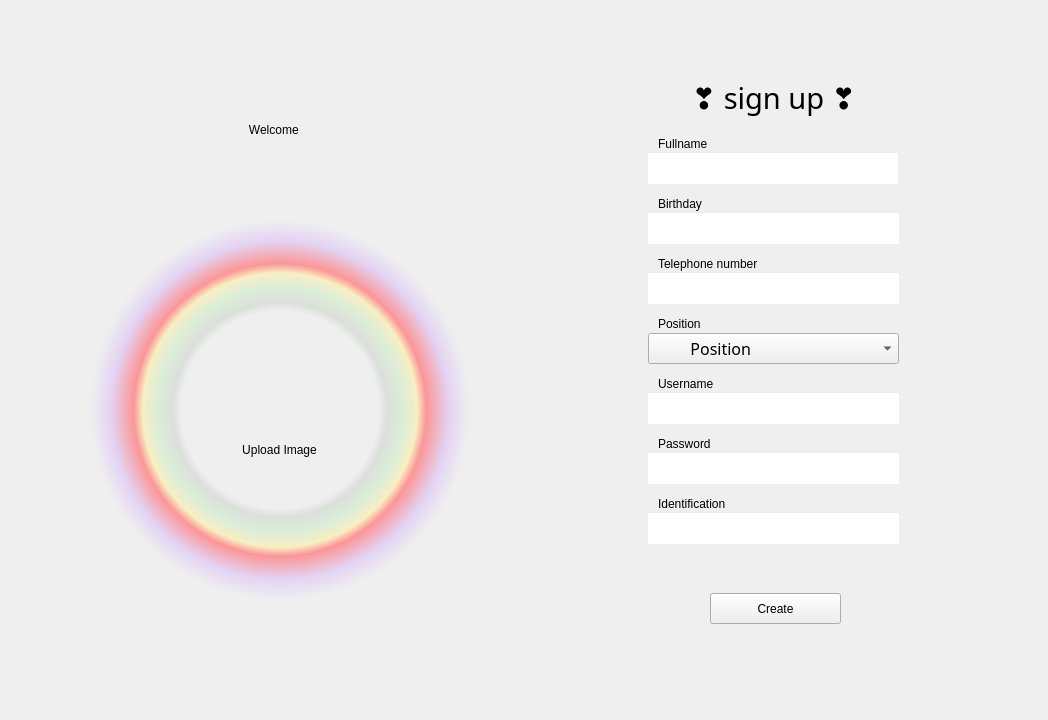
        <widget class="QWidget" name="main_screen" native="true">
         <property name="sizePolicy">
          <sizepolicy hsizetype="Expanding" vsizetype="Expanding">
           <horstretch>0</horstretch>
           <verstretch>0</verstretch>
          </sizepolicy>
         </property>
         <layout class="QHBoxLayout" name="horizontalLayout_4">
          <property name="spacing">
           <number>0</number>
          </property>
          <property name="leftMargin">
           <number>0</number>
          </property>
          <property name="topMargin">
           <number>0</number>
          </property>
          <property name="rightMargin">
           <number>0</number>
          </property>
          <property name="bottomMargin">
           <number>0</number>
          </property>
          <item>
           <spacer name="horizontalSpacer">
            <property name="orientation">
             <enum>Qt::Horizontal</enum>
            </property>
            <property name="sizeHint" stdset="0">
             <size>
              <width>40</width>
              <height>20</height>
             </size>
            </property>
           </spacer>
          </item>
          <item>
           <widget class="QWidget" name="widget_left" native="true">
            <property name="minimumSize">
             <size>
              <width>500</width>
              <height>0</height>
             </size>
            </property>
            <layout class="QVBoxLayout" name="verticalLayout_7">
             <property name="spacing">
              <number>0</number>
             </property>
             <property name="leftMargin">
              <number>0</number>
             </property>
             <property name="topMargin">
              <number>0</number>
             </property>
             <property name="rightMargin">
              <number>0</number>
             </property>
             <property name="bottomMargin">
              <number>0</number>
             </property>
             <item>
              <spacer name="verticalSpacer_3">
               <property name="orientation">
                <enum>Qt::Vertical</enum>
               </property>
               <property name="sizeHint" stdset="0">
                <size>
                 <width>20</width>
                 <height>40</height>
                </size>
               </property>
              </spacer>
             </item>
             <item>
              <widget class="QWidget" name="widget_2" native="true">
               <property name="minimumSize">
                <size>
                 <width>0</width>
                 <height>640</height>
                </size>
               </property>
               <widget class="QPushButton" name="upload_btn">
                <property name="geometry">
                 <rect>
                  <x>100</x>
                  <y>230</y>
                  <width>280</width>
                  <height>280</height>
                 </rect>
                </property>
                <property name="styleSheet">
                 <string notr="true">border-width: 3px;
border-radius: 140px;
border-color: rgb(0, 0, 127,0);
border-style: solid;</string>
                </property>
                <property name="text">
                 <string/>
                </property>
                <property name="icon">
                 <iconset>
                  <normaloff>../icons/upload-white.svg</normaloff>../icons/upload-white.svg</iconset>
                </property>
                <property name="iconSize">
                 <size>
                  <width>150</width>
                  <height>150</height>
                 </size>
                </property>
               </widget>
               <widget class="QLabel" name="title_left">
                <property name="geometry">
                 <rect>
                  <x>70</x>
                  <y>40</y>
                  <width>331</width>
                  <height>101</height>
                 </rect>
                </property>
                <property name="styleSheet">
                 <string notr="true"/>
                </property>
                <property name="text">
                 <string>&lt;html&gt;&lt;head/&gt;&lt;body&gt;&lt;p align=&quot;center&quot;&gt;Welcome &lt;/p&gt;&lt;/body&gt;&lt;/html&gt;</string>
                </property>
               </widget>
               <widget class="QLabel" name="upload_stt">
                <property name="geometry">
                 <rect>
                  <x>184</x>
                  <y>400</y>
                  <width>111</width>
                  <height>20</height>
                 </rect>
                </property>
                <property name="text">
                 <string>Upload Image</string>
                </property>
                <property name="alignment">
                 <set>Qt::AlignCenter</set>
                </property>
               </widget>
               <widget class="QLabel" name="bg_image">
                <property name="geometry">
                 <rect>
                  <x>50</x>
                  <y>180</y>
                  <width>380</width>
                  <height>380</height>
                 </rect>
                </property>
                <property name="minimumSize">
                 <size>
                  <width>380</width>
                  <height>380</height>
                 </size>
                </property>
                <property name="styleSheet">
                 <string notr="true">background-color: qradialgradient(spread:pad, cx:0.5, cy:0.5, radius:0.5, fx:0.5, fy:0.5, stop:0 rgba(0, 0, 0, 0), stop:0.52 rgba(0, 0, 0, 0), stop:0.565 rgba(82, 121, 76, 33), stop:0.65 rgba(159, 235, 148, 64), stop:0.721925 rgba(255, 238, 150, 129), stop:0.77 rgba(255, 128, 128, 204), stop:0.89 rgba(191, 128, 255, 64), stop:1 rgba(0, 0, 0, 0))</string>
                </property>
                <property name="text">
                 <string/>
                </property>
               </widget>
               <zorder>upload_stt</zorder>
               <zorder>bg_image</zorder>
               <zorder>upload_btn</zorder>
               <zorder>title_left</zorder>
              </widget>
             </item>
             <item>
              <spacer name="verticalSpacer_2">
               <property name="orientation">
                <enum>Qt::Vertical</enum>
               </property>
               <property name="sizeHint" stdset="0">
                <size>
                 <width>20</width>
                 <height>40</height>
                </size>
               </property>
              </spacer>
             </item>
            </layout>
           </widget>
          </item>
          <item>
           <widget class="QWidget" name="widget_right" native="true">
            <layout class="QHBoxLayout" name="horizontalLayout_5">
             <property name="leftMargin">
              <number>0</number>
             </property>
             <property name="topMargin">
              <number>0</number>
             </property>
             <property name="rightMargin">
              <number>0</number>
             </property>
             <property name="bottomMargin">
              <number>0</number>
             </property>
             <item>
              <widget class="QWidget" name="widget" native="true">
               <layout class="QVBoxLayout" name="verticalLayout_4">
                <item>
                 <widget class="QWidget" name="widget_bg" native="true">
                  <property name="minimumSize">
                   <size>
                    <width>450</width>
                    <height>600</height>
                   </size>
                  </property>
                  <property name="maximumSize">
                   <size>
                    <width>450</width>
                    <height>600</height>
                   </size>
                  </property>
                  <layout class="QVBoxLayout" name="verticalLayout_5">
                   <item alignment="Qt::AlignTop">
                    <widget class="QWidget" name="widget_top" native="true">
                     <layout class="QVBoxLayout" name="verticalLayout_6">
                      <item>
                       <widget class="QLabel" name="title_right">
                        <property name="font">
                         <font>
                          <family>Comfortaa</family>
                          <pointsize>22</pointsize>
                          <weight>50</weight>
                          <italic>false</italic>
                          <bold>false</bold>
                         </font>
                        </property>
                        <property name="styleSheet">
                         <string notr="true"/>
                        </property>
                        <property name="text">
                         <string>❣ sign up ❣</string>
                        </property>
                        <property name="alignment">
                         <set>Qt::AlignCenter</set>
                        </property>
                       </widget>
                      </item>
                     </layout>
                    </widget>
                   </item>
                   <item>
                    <widget class="QWidget" name="widget_main" native="true">
                     <property name="sizePolicy">
                      <sizepolicy hsizetype="Preferred" vsizetype="Expanding">
                       <horstretch>0</horstretch>
                       <verstretch>0</verstretch>
                      </sizepolicy>
                     </property>
                     <widget class="QComboBox" name="position">
                      <property name="geometry">
                       <rect>
                        <x>90</x>
                        <y>200</y>
                        <width>251</width>
                        <height>31</height>
                       </rect>
                      </property>
                      <property name="font">
                       <font>
                        <family>Comfortaa</family>
                        <pointsize>12</pointsize>
                        <weight>50</weight>
                        <italic>false</italic>
                        <bold>false</bold>
                       </font>
                      </property>
                      <property name="contextMenuPolicy">
                       <enum>Qt::DefaultContextMenu</enum>
                      </property>
                      <property name="layoutDirection">
                       <enum>Qt::LeftToRight</enum>
                      </property>
                      <property name="styleSheet">
                       <string notr="true"/>
                      </property>
                      <item>
                       <property name="text">
                        <string extracomment="hihiiiiiiiiiiiiiiiiiiiiiiii">         Position</string>
                       </property>
                      </item>
                      <item>
                       <property name="text">
                        <string>         Manager</string>
                       </property>
                      </item>
                      <item>
                       <property name="text">
                        <string>         Seller</string>
                       </property>
                      </item>
                      <item>
                       <property name="text">
                        <string>         Server</string>
                       </property>
                      </item>
                     </widget>
                     <widget class="QLineEdit" name="username">
                      <property name="geometry">
                       <rect>
                        <x>90</x>
                        <y>260</y>
                        <width>251</width>
                        <height>31</height>
                       </rect>
                      </property>
                      <property name="font">
                       <font>
                        <family>Comfortaa</family>
                        <pointsize>12</pointsize>
                        <weight>50</weight>
                        <italic>false</italic>
                        <bold>false</bold>
                       </font>
                      </property>
                      <property name="styleSheet">
                       <string notr="true"/>
                      </property>
                      <property name="text">
                       <string/>
                      </property>
                      <property name="frame">
                       <bool>false</bool>
                      </property>
                      <property name="alignment">
                       <set>Qt::AlignCenter</set>
                      </property>
                     </widget>
                     <widget class="QLineEdit" name="identification">
                      <property name="geometry">
                       <rect>
                        <x>90</x>
                        <y>380</y>
                        <width>251</width>
                        <height>31</height>
                       </rect>
                      </property>
                      <property name="font">
                       <font>
                        <family>Comfortaa</family>
                        <pointsize>12</pointsize>
                        <weight>50</weight>
                        <italic>false</italic>
                        <bold>false</bold>
                       </font>
                      </property>
                      <property name="styleSheet">
                       <string notr="true"/>
                      </property>
                      <property name="text">
                       <string/>
                      </property>
                      <property name="frame">
                       <bool>false</bool>
                      </property>
                      <property name="alignment">
                       <set>Qt::AlignCenter</set>
                      </property>
                     </widget>
                     <widget class="QLabel" name="status">
                      <property name="geometry">
                       <rect>
                        <x>90</x>
                        <y>430</y>
                        <width>251</width>
                        <height>20</height>
                       </rect>
                      </property>
                      <property name="styleSheet">
                       <string notr="true"/>
                      </property>
                      <property name="text">
                       <string/>
                      </property>
                      <property name="alignment">
                       <set>Qt::AlignCenter</set>
                      </property>
                     </widget>
                     <widget class="QLineEdit" name="birthday">
                      <property name="geometry">
                       <rect>
                        <x>90</x>
                        <y>80</y>
                        <width>251</width>
                        <height>31</height>
                       </rect>
                      </property>
                      <property name="font">
                       <font>
                        <family>Comfortaa</family>
                        <pointsize>12</pointsize>
                        <weight>50</weight>
                        <italic>false</italic>
                        <bold>false</bold>
                       </font>
                      </property>
                      <property name="styleSheet">
                       <string notr="true"/>
                      </property>
                      <property name="inputMethodHints">
                       <set>Qt::ImhDate</set>
                      </property>
                      <property name="text">
                       <string/>
                      </property>
                      <property name="frame">
                       <bool>false</bool>
                      </property>
                      <property name="alignment">
                       <set>Qt::AlignCenter</set>
                      </property>
                     </widget>
                     <widget class="QLabel" name="username_s">
                      <property name="geometry">
                       <rect>
                        <x>90</x>
                        <y>260</y>
                        <width>251</width>
                        <height>31</height>
                       </rect>
                      </property>
                      <property name="text">
                       <string>Username</string>
                      </property>
                     </widget>
                     <widget class="QLabel" name="identification_s">
                      <property name="geometry">
                       <rect>
                        <x>90</x>
                        <y>380</y>
                        <width>251</width>
                        <height>31</height>
                       </rect>
                      </property>
                      <property name="text">
                       <string>Identification</string>
                      </property>
                     </widget>
                     <widget class="QLabel" name="password_s">
                      <property name="geometry">
                       <rect>
                        <x>90</x>
                        <y>320</y>
                        <width>251</width>
                        <height>31</height>
                       </rect>
                      </property>
                      <property name="text">
                       <string>Password</string>
                      </property>
                     </widget>
                     <widget class="QLineEdit" name="fullname">
                      <property name="geometry">
                       <rect>
                        <x>90</x>
                        <y>20</y>
                        <width>250</width>
                        <height>31</height>
                       </rect>
                      </property>
                      <property name="font">
                       <font>
                        <family>Comfortaa</family>
                        <pointsize>12</pointsize>
                        <weight>50</weight>
                        <italic>false</italic>
                        <bold>false</bold>
                       </font>
                      </property>
                      <property name="styleSheet">
                       <string notr="true"/>
                      </property>
                      <property name="text">
                       <string/>
                      </property>
                      <property name="frame">
                       <bool>false</bool>
                      </property>
                      <property name="alignment">
                       <set>Qt::AlignCenter</set>
                      </property>
                     </widget>
                     <widget class="QLabel" name="phone_s">
                      <property name="geometry">
                       <rect>
                        <x>90</x>
                        <y>140</y>
                        <width>251</width>
                        <height>31</height>
                       </rect>
                      </property>
                      <property name="text">
                       <string>Telephone number</string>
                      </property>
                     </widget>
                     <widget class="QLineEdit" name="phone">
                      <property name="geometry">
                       <rect>
                        <x>90</x>
                        <y>140</y>
                        <width>251</width>
                        <height>31</height>
                       </rect>
                      </property>
                      <property name="font">
                       <font>
                        <family>Comfortaa</family>
                        <pointsize>12</pointsize>
                        <weight>50</weight>
                        <italic>false</italic>
                        <bold>false</bold>
                       </font>
                      </property>
                      <property name="styleSheet">
                       <string notr="true"/>
                      </property>
                      <property name="text">
                       <string/>
                      </property>
                      <property name="frame">
                       <bool>false</bool>
                      </property>
                      <property name="alignment">
                       <set>Qt::AlignCenter</set>
                      </property>
                     </widget>
                     <widget class="QLineEdit" name="password">
                      <property name="geometry">
                       <rect>
                        <x>90</x>
                        <y>320</y>
                        <width>251</width>
                        <height>31</height>
                       </rect>
                      </property>
                      <property name="font">
                       <font>
                        <family>Comfortaa</family>
                        <pointsize>12</pointsize>
                        <weight>50</weight>
                        <italic>false</italic>
                        <bold>false</bold>
                       </font>
                      </property>
                      <property name="styleSheet">
                       <string notr="true"/>
                      </property>
                      <property name="text">
                       <string/>
                      </property>
                      <property name="frame">
                       <bool>false</bool>
                      </property>
                      <property name="alignment">
                       <set>Qt::AlignCenter</set>
                      </property>
                     </widget>
                     <widget class="QLabel" name="birthday_s">
                      <property name="geometry">
                       <rect>
                        <x>90</x>
                        <y>80</y>
                        <width>251</width>
                        <height>31</height>
                       </rect>
                      </property>
                      <property name="text">
                       <string>Birthday</string>
                      </property>
                     </widget>
                     <widget class="QLabel" name="fullname_s">
                      <property name="geometry">
                       <rect>
                        <x>90</x>
                        <y>20</y>
                        <width>251</width>
                        <height>31</height>
                       </rect>
                      </property>
                      <property name="text">
                       <string>Fullname</string>
                      </property>
                     </widget>
                     <widget class="QPushButton" name="btn_create">
                      <property name="geometry">
                       <rect>
                        <x>152</x>
                        <y>460</y>
                        <width>131</width>
                        <height>31</height>
                       </rect>
                      </property>
                      <property name="styleSheet">
                       <string notr="true"/>
                      </property>
                      <property name="text">
                       <string>Create</string>
                      </property>
                     </widget>
                     <widget class="QLabel" name="birthday_s_2">
                      <property name="geometry">
                       <rect>
                        <x>100</x>
                        <y>55</y>
                        <width>251</width>
                        <height>31</height>
                       </rect>
                      </property>
                      <property name="text">
                       <string>Birthday</string>
                      </property>
                      <property name="alignment">
                       <set>Qt::AlignLeading|Qt::AlignLeft|Qt::AlignVCenter</set>
                      </property>
                     </widget>
                     <widget class="QLabel" name="fullname_s_2">
                      <property name="geometry">
                       <rect>
                        <x>100</x>
                        <y>-5</y>
                        <width>251</width>
                        <height>31</height>
                       </rect>
                      </property>
                      <property name="text">
                       <string>Fullname</string>
                      </property>
                      <property name="alignment">
                       <set>Qt::AlignLeading|Qt::AlignLeft|Qt::AlignVCenter</set>
                      </property>
                     </widget>
                     <widget class="QLabel" name="password_s_2">
                      <property name="geometry">
                       <rect>
                        <x>100</x>
                        <y>295</y>
                        <width>251</width>
                        <height>31</height>
                       </rect>
                      </property>
                      <property name="text">
                       <string>Password</string>
                      </property>
                      <property name="alignment">
                       <set>Qt::AlignLeading|Qt::AlignLeft|Qt::AlignVCenter</set>
                      </property>
                     </widget>
                     <widget class="QLabel" name="username_s_2">
                      <property name="geometry">
                       <rect>
                        <x>100</x>
                        <y>235</y>
                        <width>251</width>
                        <height>31</height>
                       </rect>
                      </property>
                      <property name="text">
                       <string>Username</string>
                      </property>
                      <property name="alignment">
                       <set>Qt::AlignLeading|Qt::AlignLeft|Qt::AlignVCenter</set>
                      </property>
                     </widget>
                     <widget class="QLabel" name="phone_s_2">
                      <property name="geometry">
                       <rect>
                        <x>100</x>
                        <y>115</y>
                        <width>251</width>
                        <height>31</height>
                       </rect>
                      </property>
                      <property name="text">
                       <string>Telephone number</string>
                      </property>
                      <property name="alignment">
                       <set>Qt::AlignLeading|Qt::AlignLeft|Qt::AlignVCenter</set>
                      </property>
                     </widget>
                     <widget class="QLabel" name="position_s">
                      <property name="geometry">
                       <rect>
                        <x>100</x>
                        <y>175</y>
                        <width>251</width>
                        <height>31</height>
                       </rect>
                      </property>
                      <property name="text">
                       <string>Position</string>
                      </property>
                      <property name="alignment">
                       <set>Qt::AlignLeading|Qt::AlignLeft|Qt::AlignVCenter</set>
                      </property>
                     </widget>
                     <widget class="QLabel" name="identification_s_2">
                      <property name="geometry">
                       <rect>
                        <x>100</x>
                        <y>355</y>
                        <width>251</width>
                        <height>31</height>
                       </rect>
                      </property>
                      <property name="text">
                       <string>Identification</string>
                      </property>
                      <property name="alignment">
                       <set>Qt::AlignLeading|Qt::AlignLeft|Qt::AlignVCenter</set>
                      </property>
                     </widget>
                     <zorder>position</zorder>
                     <zorder>status</zorder>
                     <zorder>username_s</zorder>
                     <zorder>identification_s</zorder>
                     <zorder>password_s</zorder>
                     <zorder>phone_s</zorder>
                     <zorder>phone</zorder>
                     <zorder>password</zorder>
                     <zorder>birthday_s</zorder>
                     <zorder>fullname_s</zorder>
                     <zorder>btn_create</zorder>
                     <zorder>fullname</zorder>
                     <zorder>birthday</zorder>
                     <zorder>username</zorder>
                     <zorder>identification</zorder>
                     <zorder>birthday_s_2</zorder>
                     <zorder>fullname_s_2</zorder>
                     <zorder>password_s_2</zorder>
                     <zorder>username_s_2</zorder>
                     <zorder>phone_s_2</zorder>
                     <zorder>position_s</zorder>
                     <zorder>identification_s_2</zorder>
                    </widget>
                   </item>
                  </layout>
                 </widget>
                </item>
               </layout>
              </widget>
             </item>
            </layout>
           </widget>
          </item>
          <item>
           <spacer name="horizontalSpacer_2">
            <property name="orientation">
             <enum>Qt::Horizontal</enum>
            </property>
            <property name="sizeHint" stdset="0">
             <size>
              <width>40</width>
              <height>20</height>
             </size>
            </property>
           </spacer>
          </item>
         </layout>
         <zorder>widget_right</zorder>
         <zorder>widget_left</zorder>
         <zorder>horizontalSpacer</zorder>
         <zorder>horizontalSpacer_2</zorder>
        </widget>
